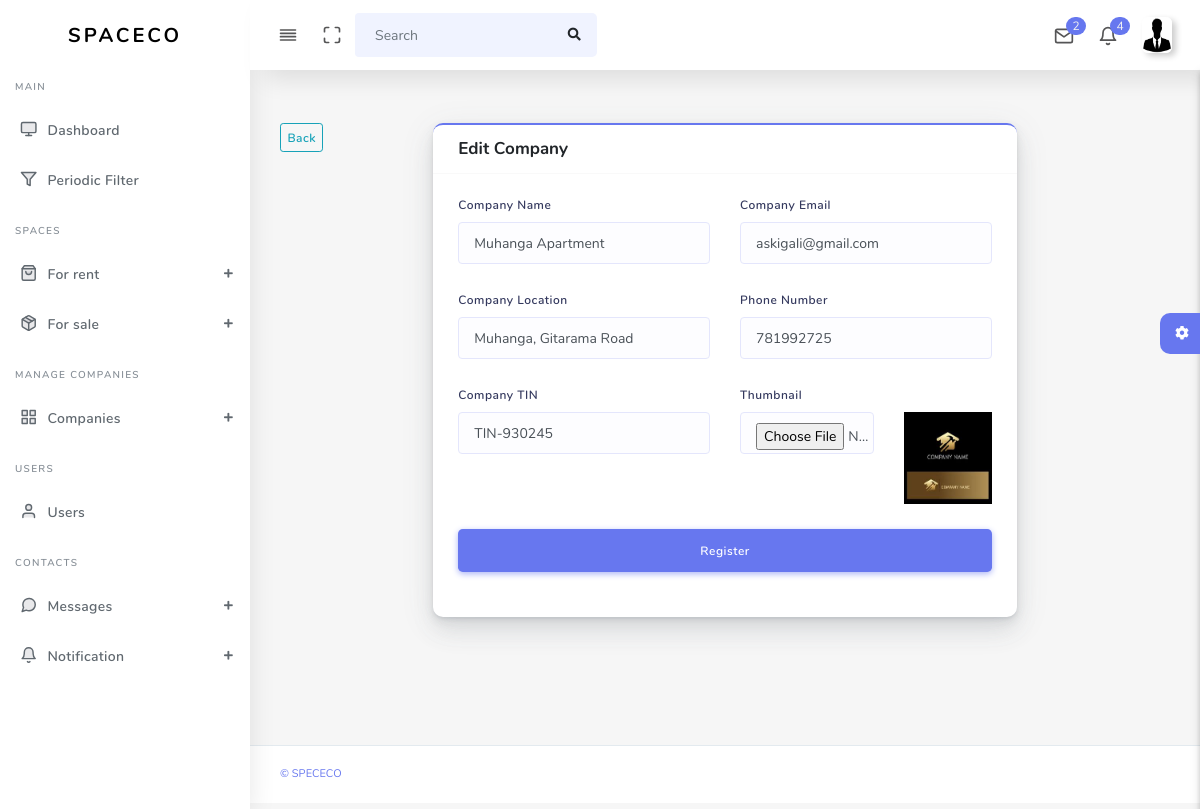
The app's page /admin/updateCompanies?identification=12 (signed in) with its own data.
### tables this page shows
CREATE TABLE `companies` (
  `id` int(11) NOT NULL,
  `comName` varchar(255) DEFAULT NULL,
  `comEmail` varchar(255) DEFAULT NULL,
  `comLocation` varchar(255) DEFAULT NULL,
  `comPhone` int(11) DEFAULT NULL,
  `comUsername` varchar(255) DEFAULT NULL,
  `comPassword` varchar(255) DEFAULT NULL,
  `comTIN` varchar(100) DEFAULT NULL,
  `thumbnail` varchar(255) NOT NULL,
  `coStatus` varchar(100) NOT NULL
);

### admin/updateCompanies.php (the view, shortened to what this page needs)
<?php
require_once("includes/db.php");
$id = $_GET['identification'];
$qq = mysqli_query($conn,"SELECT *FROM companies WHERE id='$id'") or die(mysqli_error($conn));
$fes = mysqli_fetch_array($qq);
?>
<!DOCTYPE html>
<html lang="en">
<head>
  <link rel="stylesheet" href="assets/css/app.min.css">
    <link rel="stylesheet" href="assets/bundles/datatables/datatables.min.css">
  <link rel="stylesheet" href="assets/bundles/datatables/DataTables-1.10.16/css/dataTables.bootstrap4.min.css">
  <link rel="stylesheet" href="assets/css/style.css">
  <link rel="stylesheet" href="assets/css/components.css">
  <link rel="stylesheet" href="assets/css/custom.css">
</head>
<body>
  <div id="app">
    <div class="main-wrapper main-wrapper-1">
      <div class="navbar-bg"></div>
      <?php
        include 'includes/header.php';
        include 'includes/left_nav.php';
        ?>
      <div class="main-content">
        <section class="section">
          <div class="section-body">
            <div class="row">
              <div class="col-sm-2 col-md-2 col-lg-2">
                <button class="btn btn-outline-info btn-sm" id="backHome">Back</button>
              </div>
              <div class="col-sm-8 col-md-8 col-lg-8">
                <div class="card card-primary">
                  <div class="card-header">
                    <h4>Edit Company</h4>
                  </div>
                  <div class="card-body">
                    <form method="POST" enctype="multipart/form-data">
                      <div class="row">
                        <div class="form-group col-6">
                          <label for="frist_name">Company Name</label>
                          <input id="frist_name" type="text" value="<?= $fes['comName']?>" class="form-control" name="comNames" autofocus>
                        </div>
                        <div class="form-group col-6">
                          <label for="last_name">Company Email</label>
                          <input id="last_name" type="text" class="form-control" value="<?= $fes['comEmail']?>" name="comEmail">
                        </div>
                      </div>
                      <div class="row">
                        <div class="form-group col-6">
                          <label for="frist_name">Company Location</label>
                          <input id="frist_name" type="text" class="form-control" value="<?= $fes['comLocation']?>" name="location" autofocus>
                        </div>
                        <div class="form-group col-6">
                          <label for="last_name">Phone Number</label>
                          <input id="last_name" type="text" class="form-control" value="<?= $fes['comPhone']?>" name="phone_number">
                        </div>
                      </div>
                      <div class="row">
                        <div class="form-group col-6">
                          <label for="frist_name">Company TIN</label>
                          <input id="frist_name" type="text" class="form-control" value="<?= $fes['comTIN']?>" name="comTin" autofocus>
                        </div>
                        <div class="form-group col-6">
                          <label for="thum">Thumbnail</label>
                            <div class="row">
                              <div class="col-md-7">
                                <input id="thum" type="file" class="form-control" name="thumbnails">
                              </div>
                              <div class="col-md-5">
                                <img src="media/companies/<?= $fes['thumbnail']?>" alt="no" class="img img-fluid">
                              </div>
                            </div>
                        </div>
                      </div>
                      <div class="form-group">
                        <button type="submit" name="updateCo" class="btn btn-primary btn-lg btn-block">
                          Register
                        </button>
                      </div>
                    </form>
                  </div>
                </div>
              </div>
              <div class="col-sm-2 col-md-2 col-lg-2">
              </div>
            </div>
          </div>
        </section>
        <?php include'includes/settings.php' ?>
      </div>
      <footer class="main-footer">
        <div class="footer-left">
          <a href="">&copy Spececo</a></a>
        </div>
      </footer>
    </div>
  </div>
</body>
</html>

### records on screen
companies: comNames "Muhanga Apartment", comEmail "askigali@gmail.com", location "Muhanga, Gitarama Road", phone_number "781992725", comTin "TIN-930245", thumbnail (picture)

### other values on screen
$number "2"
$total "4"
